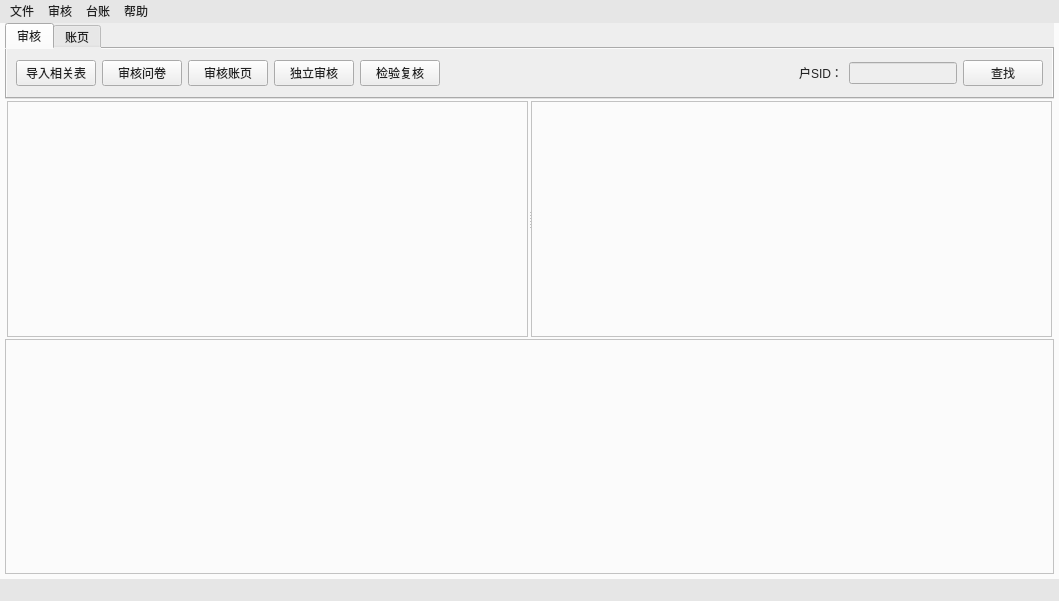
<?xml version="1.0" encoding="UTF-8"?>
<ui version="4.0">
 <class>MainWindow</class>
 <widget class="QMainWindow" name="MainWindow">
  <property name="geometry">
   <rect>
    <x>0</x>
    <y>0</y>
    <width>1059</width>
    <height>601</height>
   </rect>
  </property>
  <property name="sizePolicy">
   <sizepolicy hsizetype="Expanding" vsizetype="Expanding">
    <horstretch>0</horstretch>
    <verstretch>0</verstretch>
   </sizepolicy>
  </property>
  <property name="windowTitle">
   <string>调查数据处理系统</string>
  </property>
  <property name="styleSheet">
   <string notr="true">background-color:rgb(230, 230, 230);
color: rgb(35, 35, 35);</string>
  </property>
  <widget class="QWidget" name="centralwidget">
   <property name="styleSheet">
    <string notr="true">background-color:rgb(251, 251, 251)</string>
   </property>
   <layout class="QHBoxLayout" name="horizontalLayout_4" stretch="0">
    <property name="spacing">
     <number>0</number>
    </property>
    <property name="leftMargin">
     <number>0</number>
    </property>
    <property name="topMargin">
     <number>0</number>
    </property>
    <property name="rightMargin">
     <number>0</number>
    </property>
    <property name="bottomMargin">
     <number>0</number>
    </property>
    <item>
     <widget class="QWidget" name="widget_2" native="true">
      <layout class="QVBoxLayout" name="verticalLayout_4">
       <property name="spacing">
        <number>0</number>
       </property>
       <property name="leftMargin">
        <number>5</number>
       </property>
       <property name="topMargin">
        <number>0</number>
       </property>
       <property name="rightMargin">
        <number>5</number>
       </property>
       <property name="bottomMargin">
        <number>5</number>
       </property>
       <item>
        <widget class="QWidget" name="functionPanel" native="true">
         <property name="styleSheet">
          <string notr="true">background-color:rgb(238, 238, 238)</string>
         </property>
         <layout class="QHBoxLayout" name="horizontalLayout_3">
          <property name="leftMargin">
           <number>0</number>
          </property>
          <property name="topMargin">
           <number>0</number>
          </property>
          <property name="rightMargin">
           <number>0</number>
          </property>
          <property name="bottomMargin">
           <number>0</number>
          </property>
          <item>
           <widget class="QTabWidget" name="tabWidget">
            <property name="sizePolicy">
             <sizepolicy hsizetype="Expanding" vsizetype="Preferred">
              <horstretch>0</horstretch>
              <verstretch>0</verstretch>
             </sizepolicy>
            </property>
            <property name="tabPosition">
             <enum>QTabWidget::North</enum>
            </property>
            <property name="currentIndex">
             <number>0</number>
            </property>
            <widget class="QWidget" name="tab_check">
             <attribute name="title">
              <string>审核</string>
             </attribute>
             <layout class="QHBoxLayout" name="horizontalLayout_5">
              <item>
               <widget class="QWidget" name="widget_4" native="true">
                <layout class="QHBoxLayout" name="horizontalLayout_6">
                 <property name="leftMargin">
                  <number>0</number>
                 </property>
                 <property name="topMargin">
                  <number>0</number>
                 </property>
                 <property name="rightMargin">
                  <number>0</number>
                 </property>
                 <property name="bottomMargin">
                  <number>0</number>
                 </property>
                 <item>
                  <widget class="QPushButton" name="importTable">
                   <property name="styleSheet">
                    <string notr="true">
</string>
                   </property>
                   <property name="text">
                    <string>导入相关表</string>
                   </property>
                  </widget>
                 </item>
                 <item>
                  <widget class="QPushButton" name="questionCheck">
                   <property name="text">
                    <string>审核问卷</string>
                   </property>
                  </widget>
                 </item>
                 <item>
                  <widget class="QPushButton" name="zyCheck">
                   <property name="text">
                    <string>审核账页</string>
                   </property>
                  </widget>
                 </item>
                 <item>
                  <widget class="QPushButton" name="IndepentCheck">
                   <property name="text">
                    <string>独立审核</string>
                   </property>
                  </widget>
                 </item>
                 <item>
                  <widget class="QPushButton" name="ducplictCheck">
                   <property name="text">
                    <string>检验复核</string>
                   </property>
                  </widget>
                 </item>
                 <item>
                  <spacer name="horizontalSpacer_2">
                   <property name="orientation">
                    <enum>Qt::Horizontal</enum>
                   </property>
                   <property name="sizeHint" stdset="0">
                    <size>
                     <width>40</width>
                     <height>20</height>
                    </size>
                   </property>
                  </spacer>
                 </item>
                 <item>
                  <widget class="QLabel" name="label_3">
                   <property name="text">
                    <string>户SID：</string>
                   </property>
                  </widget>
                 </item>
                 <item>
                  <widget class="QLineEdit" name="searchlineEdit">
                   <property name="sizePolicy">
                    <sizepolicy hsizetype="Preferred" vsizetype="Fixed">
                     <horstretch>0</horstretch>
                     <verstretch>0</verstretch>
                    </sizepolicy>
                   </property>
                   <property name="inputMask">
                    <string/>
                   </property>
                  </widget>
                 </item>
                 <item>
                  <widget class="QPushButton" name="searchButton">
                   <property name="text">
                    <string>查找</string>
                   </property>
                  </widget>
                 </item>
                </layout>
               </widget>
              </item>
             </layout>
            </widget>
            <widget class="QWidget" name="tab_zy">
             <attribute name="title">
              <string>账页</string>
             </attribute>
             <layout class="QVBoxLayout" name="verticalLayout_5">
              <item>
               <widget class="QWidget" name="function_pannel" native="true">
                <property name="sizePolicy">
                 <sizepolicy hsizetype="Preferred" vsizetype="Preferred">
                  <horstretch>0</horstretch>
                  <verstretch>0</verstretch>
                 </sizepolicy>
                </property>
                <layout class="QHBoxLayout" name="horizontalLayout">
                 <property name="leftMargin">
                  <number>0</number>
                 </property>
                 <property name="topMargin">
                  <number>0</number>
                 </property>
                 <property name="rightMargin">
                  <number>0</number>
                 </property>
                 <property name="bottomMargin">
                  <number>2</number>
                 </property>
                 <item>
                  <widget class="QPushButton" name="import_townList">
                   <property name="text">
                    <string>导入小区名录</string>
                   </property>
                  </widget>
                 </item>
                 <item>
                  <widget class="QPushButton" name="open_tableA">
                   <property name="text">
                    <string>打开A表</string>
                   </property>
                  </widget>
                 </item>
                 <item>
                  <widget class="QPushButton" name="open_zy">
                   <property name="text">
                    <string>打开账页表</string>
                   </property>
                  </widget>
                 </item>
                 <item>
                  <widget class="QLabel" name="label">
                   <property name="text">
                    <string>乡镇街道：</string>
                   </property>
                   <property name="buddy">
                    <cstring>xz_comboBox</cstring>
                   </property>
                  </widget>
                 </item>
                 <item>
                  <widget class="QComboBox" name="xz_comboBox">
                   <property name="editable">
                    <bool>false</bool>
                   </property>
                   <property name="sizeAdjustPolicy">
                    <enum>QComboBox::AdjustToContents</enum>
                   </property>
                  </widget>
                 </item>
                 <item>
                  <widget class="QLabel" name="label_2">
                   <property name="text">
                    <string>调查小区：</string>
                   </property>
                   <property name="buddy">
                    <cstring>xq_comboBox</cstring>
                   </property>
                  </widget>
                 </item>
                 <item>
                  <widget class="QComboBox" name="xq_comboBox">
                   <property name="sizeAdjustPolicy">
                    <enum>QComboBox::AdjustToContents</enum>
                   </property>
                  </widget>
                 </item>
                 <item>
                  <widget class="QPushButton" name="generateTz">
                   <property name="sizePolicy">
                    <sizepolicy hsizetype="Preferred" vsizetype="Preferred">
                     <horstretch>0</horstretch>
                     <verstretch>0</verstretch>
                    </sizepolicy>
                   </property>
                   <property name="text">
                    <string>生成台账</string>
                   </property>
                  </widget>
                 </item>
                 <item>
                  <spacer name="horizontalSpacer">
                   <property name="orientation">
                    <enum>Qt::Horizontal</enum>
                   </property>
                   <property name="sizeHint" stdset="0">
                    <size>
                     <width>40</width>
                     <height>20</height>
                    </size>
                   </property>
                  </spacer>
                 </item>
                 <item>
                  <widget class="QPushButton" name="export_taizhang">
                   <property name="text">
                    <string>导出当前台账</string>
                   </property>
                  </widget>
                 </item>
                </layout>
               </widget>
              </item>
             </layout>
            </widget>
           </widget>
          </item>
         </layout>
        </widget>
       </item>
       <item>
        <widget class="QWidget" name="widget_3" native="true">
         <layout class="QHBoxLayout" name="horizontalLayout_7">
          <property name="leftMargin">
           <number>0</number>
          </property>
          <property name="topMargin">
           <number>0</number>
          </property>
          <property name="rightMargin">
           <number>0</number>
          </property>
          <property name="bottomMargin">
           <number>0</number>
          </property>
         </layout>
         <zorder>splitter_2</zorder>
        </widget>
       </item>
       <item>
        <widget class="QSplitter" name="splitter_2">
         <property name="orientation">
          <enum>Qt::Vertical</enum>
         </property>
         <property name="handleWidth">
          <number>0</number>
         </property>
         <widget class="QWidget" name="widget" native="true">
          <layout class="QHBoxLayout" name="horizontalLayout_2" stretch="0">
           <property name="spacing">
            <number>2</number>
           </property>
           <property name="leftMargin">
            <number>2</number>
           </property>
           <property name="topMargin">
            <number>2</number>
           </property>
           <property name="rightMargin">
            <number>2</number>
           </property>
           <property name="bottomMargin">
            <number>2</number>
           </property>
           <item>
            <widget class="QSplitter" name="splitter">
             <property name="orientation">
              <enum>Qt::Horizontal</enum>
             </property>
             <property name="handleWidth">
              <number>3</number>
             </property>
             <widget class="QListWidget" name="file_list"/>
             <widget class="QWidget" name="table_pannel" native="true">
              <layout class="QVBoxLayout" name="verticalLayout_2" stretch="0">
               <property name="leftMargin">
                <number>0</number>
               </property>
               <property name="topMargin">
                <number>0</number>
               </property>
               <property name="rightMargin">
                <number>0</number>
               </property>
               <property name="bottomMargin">
                <number>0</number>
               </property>
               <item>
                <widget class="QTableWidget" name="tableData"/>
               </item>
              </layout>
             </widget>
            </widget>
           </item>
          </layout>
         </widget>
         <widget class="QTextEdit" name="textEdit">
          <property name="sizePolicy">
           <sizepolicy hsizetype="Preferred" vsizetype="Preferred">
            <horstretch>0</horstretch>
            <verstretch>0</verstretch>
           </sizepolicy>
          </property>
          <property name="undoRedoEnabled">
           <bool>true</bool>
          </property>
          <property name="html">
           <string>&lt;!DOCTYPE HTML PUBLIC &quot;-//W3C//DTD HTML 4.0//EN&quot; &quot;http://www.w3.org/TR/REC-html40/strict.dtd&quot;&gt;
&lt;html&gt;&lt;head&gt;&lt;meta name=&quot;qrichtext&quot; content=&quot;1&quot; /&gt;&lt;style type=&quot;text/css&quot;&gt;
p, li { white-space: pre-wrap; }
&lt;/style&gt;&lt;/head&gt;&lt;body style=&quot; font-family:'SimSun'; font-size:9pt; font-weight:400; font-style:normal;&quot;&gt;
&lt;p style=&quot;-qt-paragraph-type:empty; margin-top:0px; margin-bottom:0px; margin-left:0px; margin-right:0px; -qt-block-indent:0; text-indent:0px;&quot;&gt;&lt;br /&gt;&lt;/p&gt;&lt;/body&gt;&lt;/html&gt;</string>
          </property>
         </widget>
        </widget>
       </item>
      </layout>
     </widget>
    </item>
   </layout>
  </widget>
  <widget class="QMenuBar" name="menubar">
   <property name="geometry">
    <rect>
     <x>0</x>
     <y>0</y>
     <width>1059</width>
     <height>23</height>
    </rect>
   </property>
   <widget class="QMenu" name="menu">
    <property name="title">
     <string>文件</string>
    </property>
    <addaction name="actionworkspace"/>
    <addaction name="actionimportFile"/>
    <addaction name="actionexportFiles"/>
   </widget>
   <widget class="QMenu" name="menu_2">
    <property name="title">
     <string>审核</string>
    </property>
    <addaction name="checkQuest"/>
    <addaction name="checkZy"/>
    <addaction name="checkIndepent"/>
    <addaction name="actioncustomcheck"/>
   </widget>
   <widget class="QMenu" name="menu_3">
    <property name="title">
     <string>台账</string>
    </property>
   </widget>
   <widget class="QMenu" name="menu_4">
    <property name="title">
     <string>帮助</string>
    </property>
    <addaction name="actionintruduce"/>
   </widget>
   <addaction name="menu"/>
   <addaction name="menu_2"/>
   <addaction name="menu_3"/>
   <addaction name="menu_4"/>
  </widget>
  <widget class="QStatusBar" name="statusbar"/>
  <action name="actionimportFile">
   <property name="checkable">
    <bool>true</bool>
   </property>
   <property name="text">
    <string>打开文件</string>
   </property>
   <property name="iconText">
    <string notr="true">打开文件</string>
   </property>
   <property name="toolTip">
    <string>打开文件</string>
   </property>
   <property name="iconVisibleInMenu">
    <bool>false</bool>
   </property>
  </action>
  <action name="actionexportFiles">
   <property name="text">
    <string>导出文件</string>
   </property>
  </action>
  <action name="actionindependentChech">
   <property name="text">
    <string>独立审核</string>
   </property>
  </action>
  <action name="actionA">
   <property name="text">
    <string>A</string>
   </property>
  </action>
  <action name="actionA_2">
   <property name="text">
    <string>A</string>
   </property>
  </action>
  <action name="actionB">
   <property name="text">
    <string>B</string>
   </property>
  </action>
  <action name="actionB_2">
   <property name="text">
    <string>B</string>
   </property>
  </action>
  <action name="actionZY">
   <property name="text">
    <string>ZY</string>
   </property>
  </action>
  <action name="checkQuest">
   <property name="text">
    <string>审核问卷数据</string>
   </property>
  </action>
  <action name="checkZy">
   <property name="text">
    <string>审核账页</string>
   </property>
  </action>
  <action name="checkIndepent">
   <property name="text">
    <string>独立审核</string>
   </property>
  </action>
  <action name="actionworkspace">
   <property name="text">
    <string>选择工作目录</string>
   </property>
  </action>
  <action name="actioncustomcheck">
   <property name="text">
    <string>自定义审核条件</string>
   </property>
  </action>
  <action name="actionintruduce">
   <property name="text">
    <string>使用说明</string>
   </property>
  </action>
 </widget>
 <resources/>
 <connections/>
</ui>
